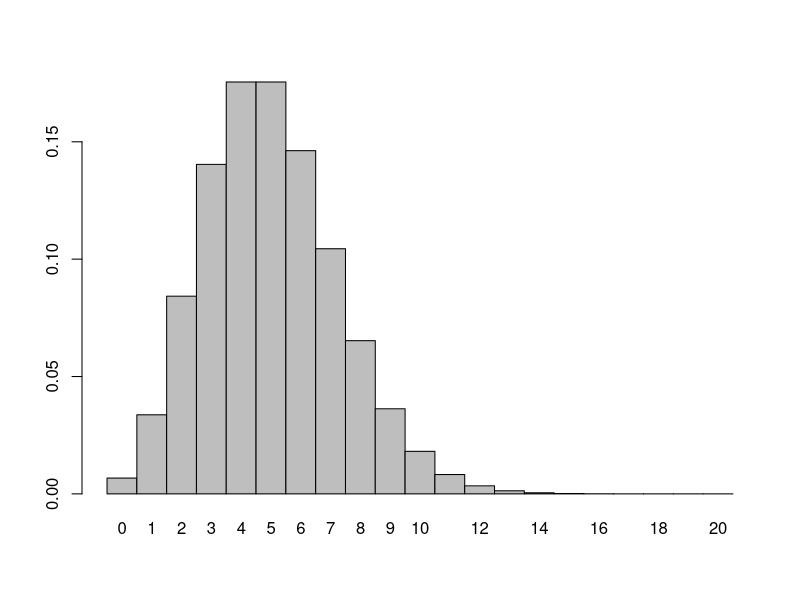
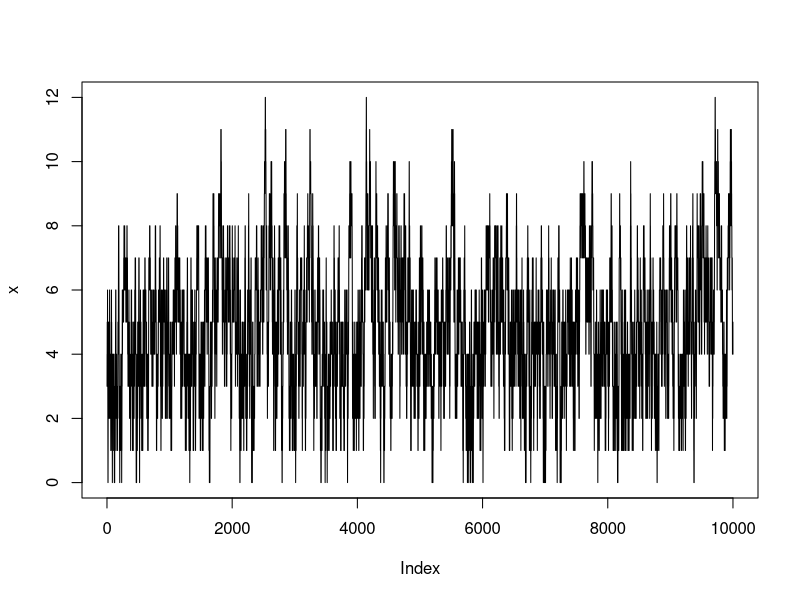
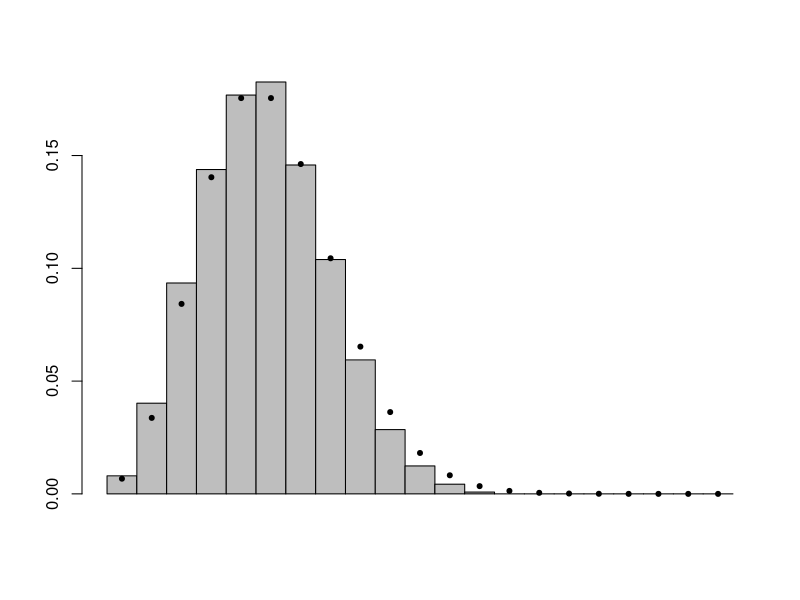

Recreate these plots in R, in order.
# 09.MCMC_from_scratch.R
#
# Author: Bob Verity
# Date: 2024-07-15
#
# Inputs: (none)
#
# Outputs: (none)
#
# Purpose:
# Simple implementation of an MCMC using the Metropolis-Hastings algorithm.
#
# ------------------------------------------------------------------

# define a target distribution that we want to explore. Normally, this would be
# our posterior distribution. Here, we will just assume we are exploring a
# Poisson distribution
target_distribution <- function(x) {
  dpois(x, lambda = 5)
}
barplot(target_distribution(0:20), space = 0, names.arg = 0:20)

# define number of MCMC reps
reps <- 1e4

# probability of proposing a move down vs. up. If we make these probabilities
# equal then we will not need a Hastings correction. But it is completely valid
# to use unequal proposal probabilities, just as long as we use the Hastings
# correction
down_up_prob <- c(1, 2)

# store value in each rep of the MCMC
x <- rep(NA, reps)
x[1] <- 3

# main MCMC loop
for (i in 2:reps) {
  
  # propose a new value
  delta <- sample(c(-1, 1), 1, prob = down_up_prob)
  x_propose <- x[i-1] + delta
  
  # values cannot be negative in this example. Skip to next iteration (i.e.
  # reject proposal) if so
  if (x_propose < 0) {
    x[i] <- x[i-1]
    next
  }
  
  # calculate the target height at the current vs. proposed positions
  y_current <- target_distribution(x[i-1])
  y_propose <- target_distribution(x_propose)
  
  # calculate acceptance probability based on Metropolis ratio
  prob_accept <- y_propose / y_current
  
  # add the Hastings correction to our acceptance probability if we used an
  # unequal proposal probability
  if (delta == 1) {
    hastings_ratio <- down_up_prob[1] / down_up_prob[2]
  } else {
    hastings_ratio <- down_up_prob[2] / down_up_prob[1]
  }
  prob_accept <- prob_accept * hastings_ratio
  
  # draw whether to accept/reject the proposed move
  if (runif(1) < prob_accept) {
    x[i] <- x_propose
  } else {
    x[i] <- x[i-1]
  }
  
} # end MCMC loop

plot(x, type = 'l')


# calculate the proportion of time spent in each position and compare this with
# our target distribution
freq <- tabulate(x + 1, nbins = 21) / reps

barplot(freq, space = 0)
points(0:20 + 0.5, target_distribution(0:20), pch = 20)

